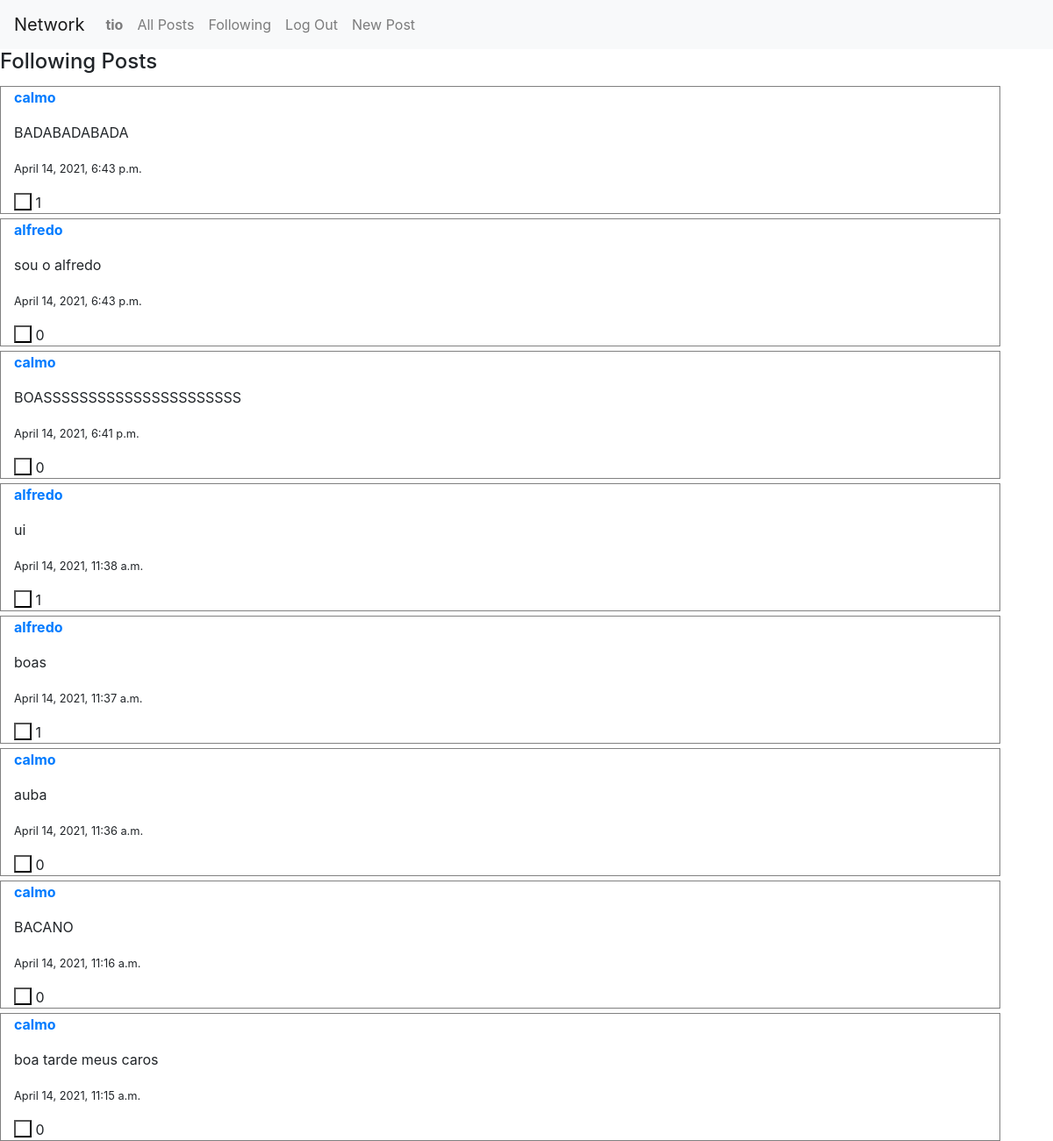
Before: /following (signed in) with the older database file.
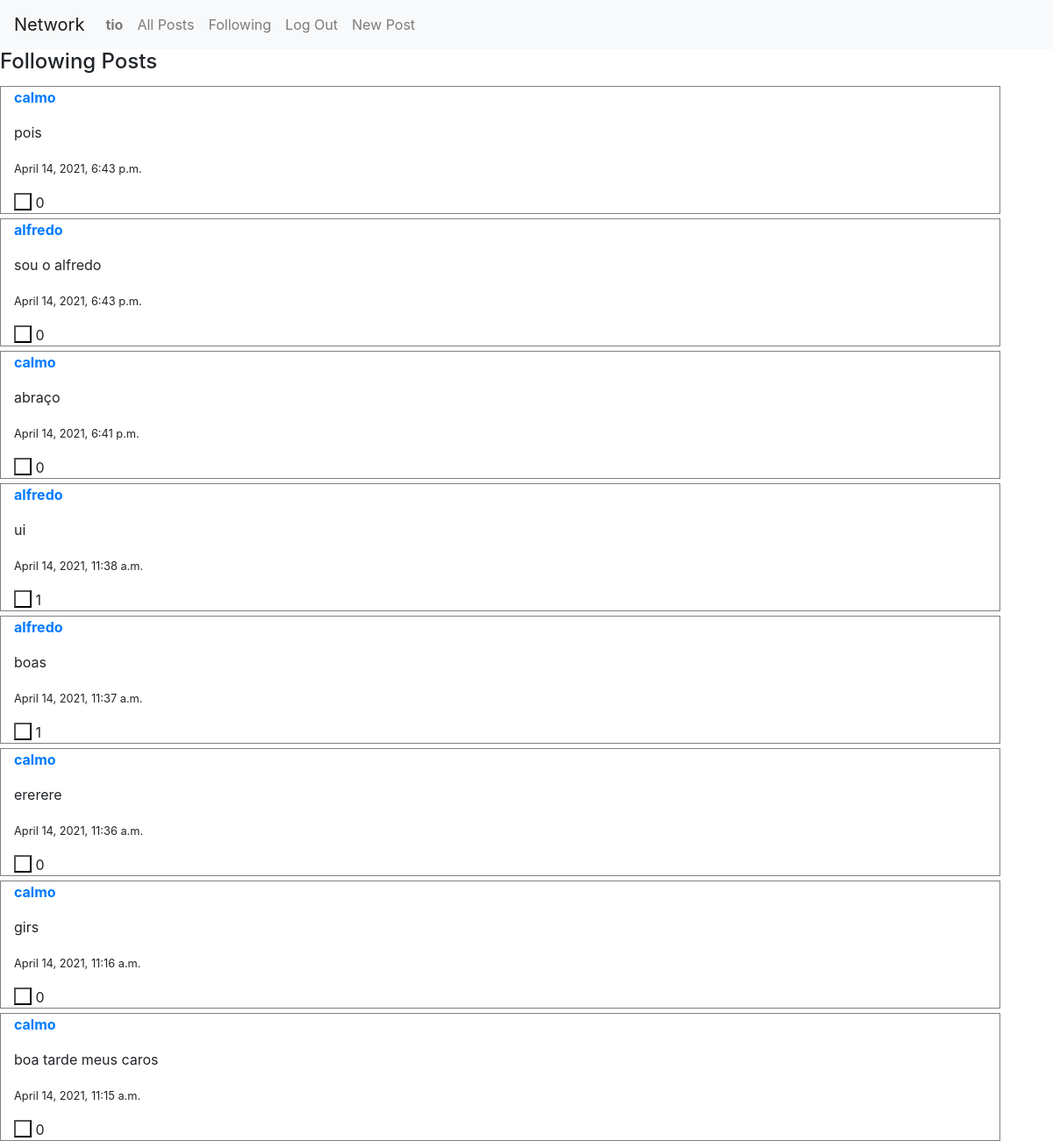
After: the same page with the newer database file.
### network/models.py (models this page shows)
class Post(models.Model):
    user = models.ForeignKey(settings.AUTH_USER_MODEL, on_delete=models.CASCADE)
    text = models.CharField(max_length= 300)
    created_at = models.DateTimeField(auto_now_add=True)
    likes = models.IntegerField(default = 0) # number of likes start at 0
    user_likes = models.ManyToManyField(User, blank = True, related_name='user_likes')

class User(AbstractUser):
    pass

### network/views.py (the view)
# urls.py: path("following",views.following,name ="following"),
@login_required(login_url='index') #redirect when user is not logged in
def following(request):
    user_logged_in = User.objects.get(username = request.user.username)
    user_p_logged_in = UserProfile.objects.get(user = user_logged_in)
    following_list = user_p_logged_in.following.all()
    all_posts = Post.objects.all() #- means that its desceding order newer to older
    all_posts = all_posts.order_by('-created_at')
    following_posts = all_posts
    for post in all_posts.all():
        if(post.user not in following_list):
            following_posts = following_posts.all().exclude(user = post.user)
    page = request.GET.get('page', 1)
    paginator = Paginator(following_posts, 10)
    try:
        posts = paginator.page(page)
    except PageNotAnInteger:
        posts = paginator.page(1)
    except EmptyPage:
        posts = paginator.page(paginator.num_pages)
    return render(request, "network/following.html",{
        "posts":posts
    })

### network/templates/network/following.html (shortened to what this page needs)
{% extends "network/layout.html" %}
{%load static %}
{% block body %}
<h4> Following Posts </h4>
{% for post in posts%}
  <div class="container"
        <p><a href="{% url 'profile' post.user.username %}"><strong>{{ post.user.username }}</strong></a></p>
        <p >{{post.text}}</p>
        <p> <small>{{post.created_at}}</small></p>
        {% if user in post.user_likes.all %}
          <button id ="change_l{{post.id}}" class="dislike" onclick = "manage_likes('{{ post.id }}','change_l')"></button>
        {% else %}
          <button id="change_d{{post.id}}" class="like" onclick = "manage_likes('{{ post.id }}','change_d')"></button>
        {% endif %}
        <div id = "likes{{post.id}}" class="image" >
          {{post.likes}}
        </div>
  </div>
{% endfor %}
{% endblock %}

Changed rows visible on the page:
changed Post: text "BADABADABADA" → "pois"; likes "1" → "0"
changed Post: text "BOASSSSSSSSSSSSSSSSSSSSSS" → "abraço"
changed Post: text "auba" → "ererere"
changed Post: text "BACANO" → "girs"
